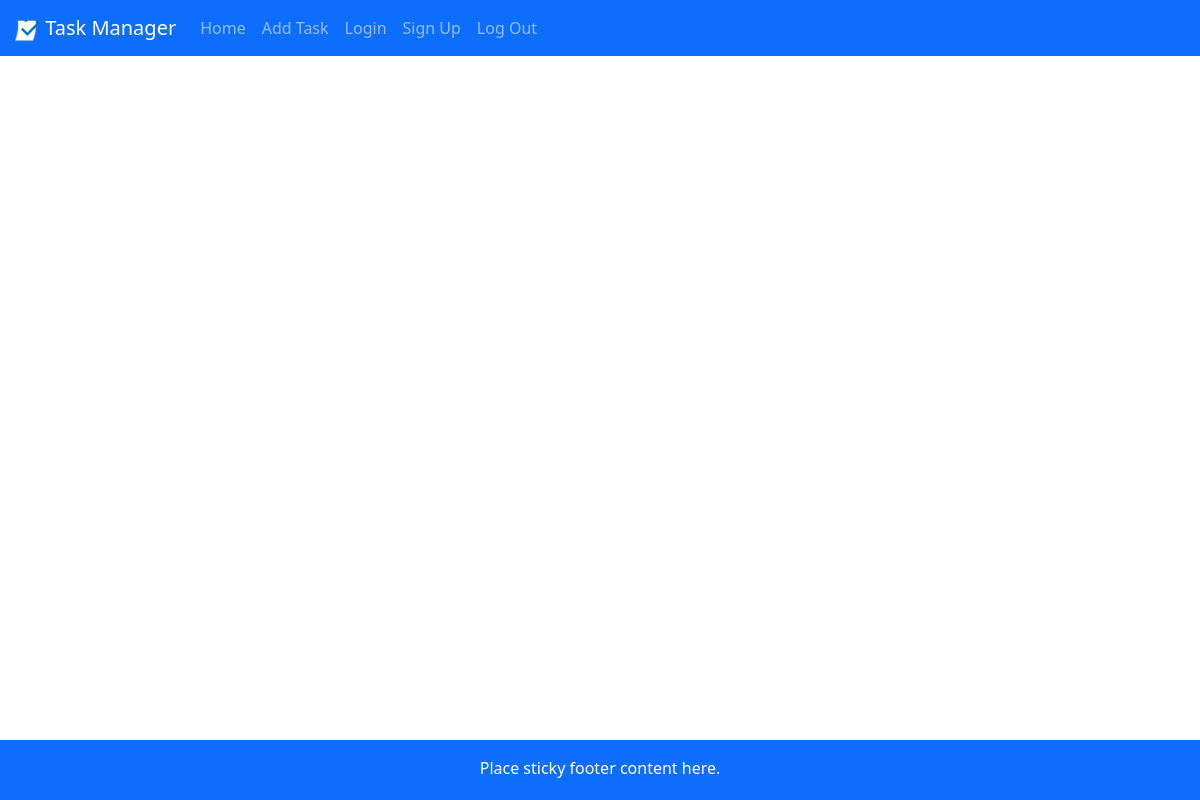
Before: /view with the older database file.
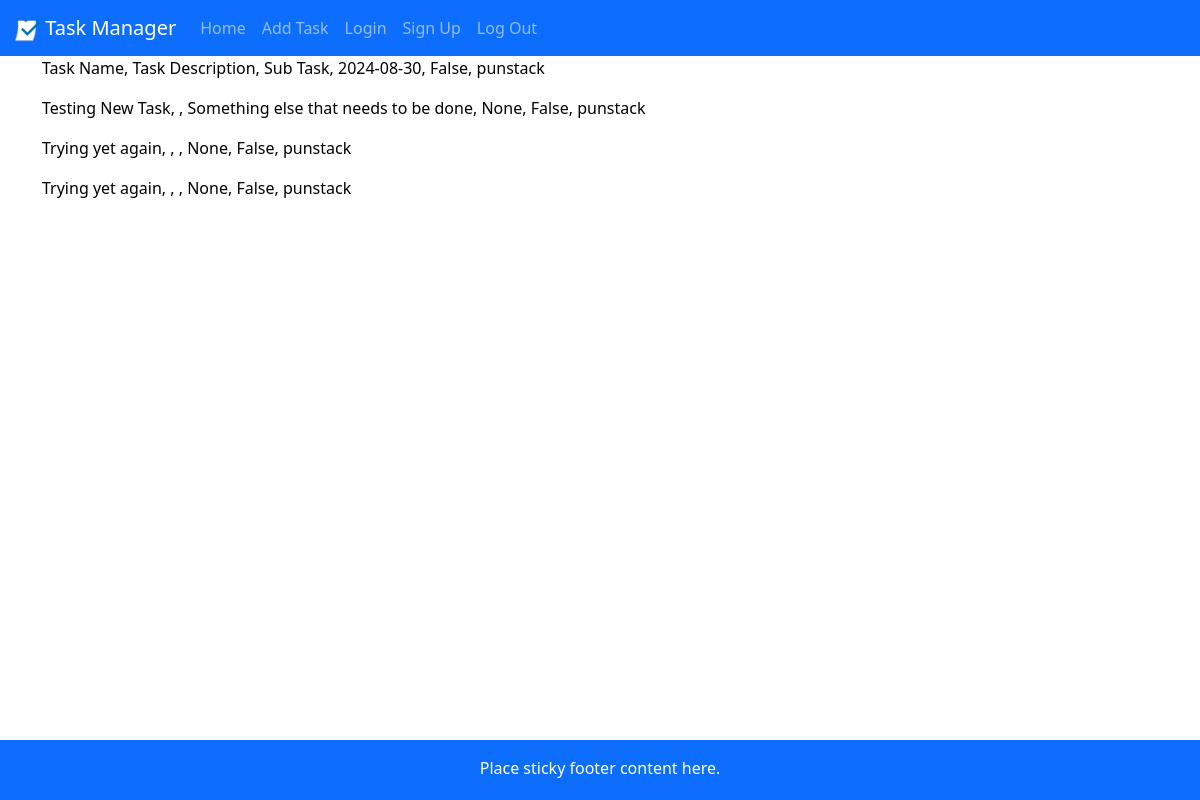
After: the same page with the newer database file.
### app.py (models this page shows, shortened)
class Task(db.Model):
    __tablename__ = 'Task'
    id = db.Column(db.Integer, primary_key = True)
    title = db.Column(db.String(100), nullable = False)
    description = db.Column(db.String(200), default = None)
    checklist_item = db.Column(db.String(100), default = None)
    due_date = db.Column(db.Date, default = None)
    completed = db.Column(db.Boolean, default = False)
    user = db.Column(db.String(20), nullable = False) # matches user in "User" class

### app.py (the view)
@app.route("/view")
def view():
    return render_template("view.html", values=Task.query.all())

### templates/view.html
{% extends "layout.html" %}
{% block content %}
{% for item in values %}
<p>{{item.title}}, {{item.description}}, {{item.checklist_item}}, {{item.due_date}}, {{item.completed}}, {{item.user}}</p>
{% endfor %}
{% endblock %}

Changed rows visible on the page:
added Task: title "Task Name", description "Task Description", checklist_item "Sub Task", due_date "2024-08-30", completed "False", user "punstack"
added Task: title "Testing New Task", checklist_item "Something else that needs to be done", due_date "None", completed "False", user "punstack"
added Task: title "Trying yet again", due_date "None", completed "False", user "punstack"
added Task: title "Trying yet again", due_date "None", completed "False", user "punstack"
